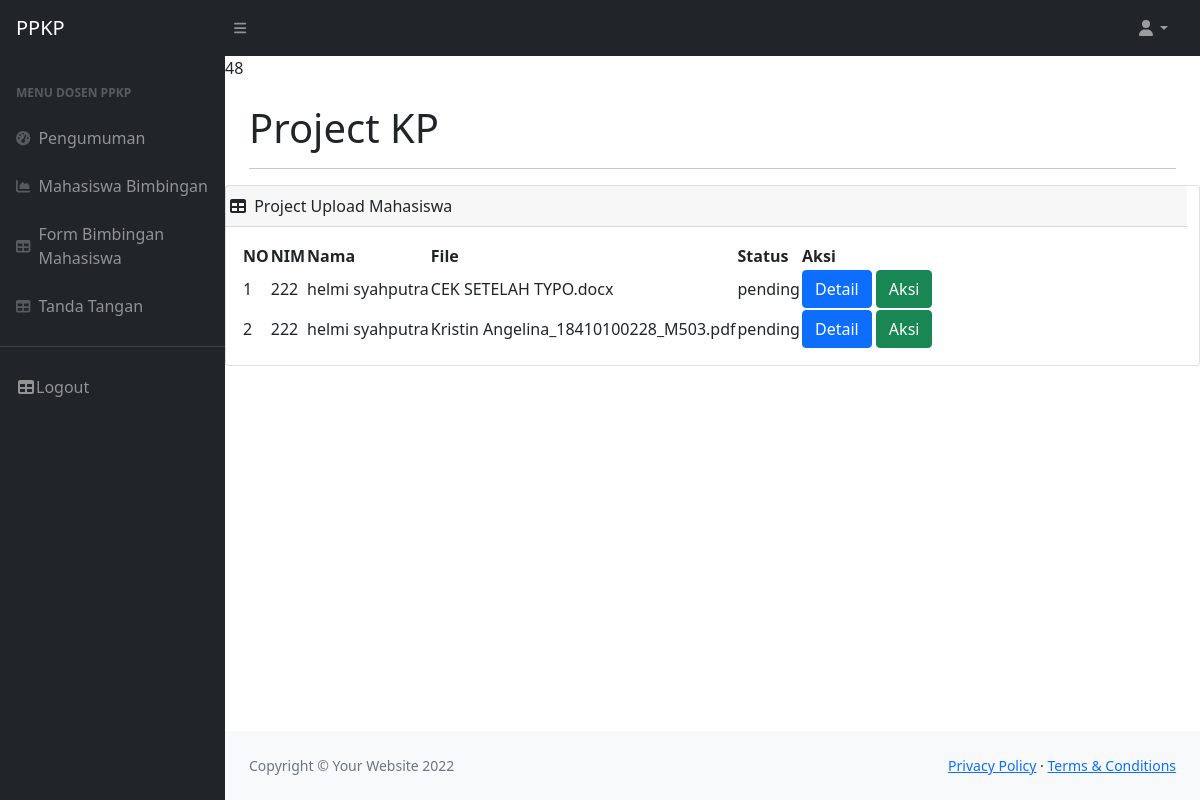
Screenshot of /Project_Upload.php?id=48 with the database file from the repository.
### tables this page shows
CREATE TABLE `uploadkp` (
  `id` bigint(20) UNSIGNED NOT NULL,
  `id_user` int(11) NOT NULL,
  `namalengkap` varchar(255) NOT NULL,
  `namafile` varchar(255) NOT NULL,
  `tanggal` date NOT NULL,
  `kode` int(11) NOT NULL,
  `status` varchar(50) NOT NULL
);

CREATE TABLE `mahasiswa_kp` (
  `id` int(11) NOT NULL,
  `id_user` int(11) NOT NULL,
  `id_dosen` int(11) NOT NULL,
  `prodi` varchar(100) NOT NULL,
  `nim_mahasiswa` bigint(20) NOT NULL,
  `nama_mahasiswa` varchar(250) NOT NULL,
  `judu_kp` varchar(200) NOT NULL,
  `lokasi_kp` varchar(200) NOT NULL,
  `alamat` varchar(200) NOT NULL,
  `kontak` varchar(12) NOT NULL,
  `status_kp` varchar(50) NOT NULL,
  `status_dosen` varchar(50) NOT NULL
);

### Project_Upload.php (the view, shortened to what this page needs)
<!DOCTYPE html>
<html lang="en">
    <head>
        <link href="https://cdn.jsdelivr.net/npm/simple-datatables@latest/dist/style.css" rel="stylesheet" />
        <link href="css/styles.css" rel="stylesheet" />
        <link href="vendor/fontawesome-free/css/all.min.css" rel="stylesheet" type="text/css">
    </head>
    <body class="sb-nav-fixed">
    <?php
        require('_partial/navbar.php');
            require('_partial/sidebar.php');
            echo $_GET['id'];
            ?>
                <main>
                    <div class="container-fluid px-4">
                        <h1 class="mt-4">Project KP</h1>
                        <hr>
                    </div>
                    <div class="card mb-4">
                        <div class="row col-md-12">
                            <div class="card-header col-md-12">
                                <i class="fas fa-table me-1"></i>
                                Project Upload Mahasiswa
                            </div>
                        </div>
                            <div class="card-body">
                                <table id="datatablesSimple">
                                    <thead>
                                        <tr>
                                            <th>NO</th>
                                            <th>NIM</th>
                                            <th>Nama</th>
                                            <th>File</th>
                                            <th>Status</th>
                                            <th>Aksi</th>
                                        </tr>
                                    </thead>
                                    <tbody>
                                    <?php
                       $no=1;
                          $sql ="SELECT u.*,m.nim_mahasiswa FROM `uploadkp` u join mahasiswa_kp m on u.id_user=m.id_user where u.id_user=".$_GET['id'];
                          $query = mysqli_query($koneksi, $sql);
                             while ($row = mysqli_fetch_array($query))
                                {
                                 ?>
                                  <tr>
                                  <td><?php echo $no++;?></td>
                                      <td><?php echo $row['nim_mahasiswa'];?></td>
                                      <td><?php echo $row['namalengkap'];?></td>
                                      <td><?php echo $row['namafile'];?></td>
                                      <td><?php echo $row['status'];?></td>
                                      <td><a class="btn btn-primary" href="view/view-dokument.php?nama=<?php echo $row['namafile'];?>">Detail</a>
                                      <a class="btn btn-success" data-toggle="modal" data-target="#exampleModal1<?php echo $row['id'];?>">Aksi</a>
                                    </td>
                                  </tr>
                          <?php
                            }
                            ?>
                                    </tbody>
                                </table>
                            </div>
                        </div>
                </main>
                <?php
                require('_partial/footer.php')
                ?>
    </body>
</html>

### rows the page displays
uploadkp: mahasiswa_kp.nim_mahasiswa "222", namalengkap "helmi syahputra", namafile "CEK SETELAH TYPO.docx", status "pending"
uploadkp: mahasiswa_kp.nim_mahasiswa "222", namalengkap "helmi syahputra", namafile "Kristin Angelina_18410100228_M503.pdf", status "pending"

### other values shown
$_GET['id'] "48"
